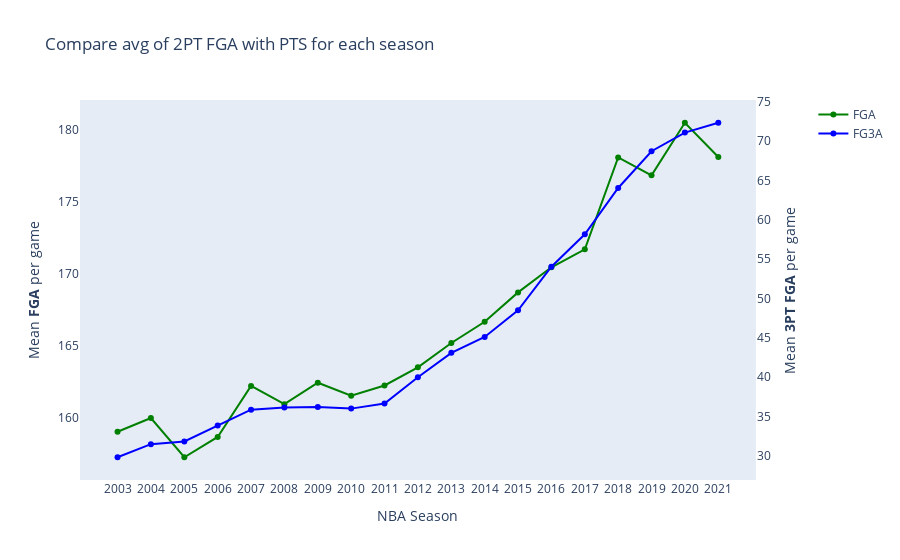

The notebook cell saved with this chart:
### Code cell
#To see if the game has become faster with increase in 3FGA attempts
fig = make_subplots(specs=[[{"secondary_y": True}]])

# Add traces
fig.add_trace(
    go.Scatter(x=df_corr2['SEASON'], y=df_corr['FGA'], name='FGA', line = dict(color='green')),
               secondary_y = False)

fig.add_trace(
    go.Scatter(x=df_corr2['SEASON'], y=df_corr['FG3A'], name = 'FG3A', line = dict(color='blue')),        
               secondary_y=True)

# Add figure title
fig.update_layout(
    title_text="Compare avg of 2PT FGA with PTS for each season", 
    xaxis = dict(
        tickmode = 'array',
        tickvals = np.arange(2003, 2022)), xaxis_tickformat = '%Y'

)

# Set x-axis title
fig.update_xaxes(title_text="NBA Season", showgrid = False)

    
# Set y-axes titles
fig.update_yaxes(title_text="Mean <b>FGA</b> per game", secondary_y=False, showgrid = False)
fig.update_yaxes(title_text="Mean <b>3PT FGA</b> per game", secondary_y=True, showgrid = False)
fig.write_html("C:/Users/edowi/OneDrive/Desktop/Charts/Avg_FGA_FG3A.html")
fig

### Figure 1 — Plotly figure (JSON) as saved in the notebook; plotly's stock layout.template omitted (floating-point values rounded to 4 significant figures)
{"data": [{"line": {"color": "green"}, "name": "FGA", "type": "scatter", "x": ["2003-01-01T00:00:00", "2004-01-01T00:00:00", "2005-01-01T00:00:00", "2006-01-01T00:00:00", "2007-01-01T00:00:00", "2008-01-01T00:00:00", "2009-01-01T00:00:00", "2010-01-01T00:00:00", "2011-01-01T00:00:00", "2012-01-01T00:00:00", "2013-01-01T00:00:00", "2014-01-01T00:00:00", "2015-01-01T00:00:00", "2016-01-01T00:00:00", "2017-01-01T00:00:00", "2018-01-01T00:00:00", "2019-01-01T00:00:00", "2020-01-01T00:00:00", "2021-01-01T00:00:00"], "xaxis": "x", "y": [159.1, 160, 157.3, 158.7, 162.2, 161.0, 162.4, 161.6, 162.3, 163.5, 165.2, 166.7, 168.7, 170.5, 171.7, 178.1, 176.8, 180.5, 178.1], "yaxis": "y"}, {"line": {"color": "blue"}, "name": "FG3A", "type": "scatter", "x": ["2003-01-01T00:00:00", "2004-01-01T00:00:00", "2005-01-01T00:00:00", "2006-01-01T00:00:00", "2007-01-01T00:00:00", "2008-01-01T00:00:00", "2009-01-01T00:00:00", "2010-01-01T00:00:00", "2011-01-01T00:00:00", "2012-01-01T00:00:00", "2013-01-01T00:00:00", "2014-01-01T00:00:00", "2015-01-01T00:00:00", "2016-01-01T00:00:00", "2017-01-01T00:00:00", "2018-01-01T00:00:00", "2019-01-01T00:00:00", "2020-01-01T00:00:00", "2021-01-01T00:00:00"], "xaxis": "x", "y": [29.82, 31.48, 31.82, 33.84, 35.87, 36.14, 36.22, 36, 36.65, 39.98, 43.09, 45.11, 48.49, 54.04, 58.16, 64.04, 68.71, 71.08, 72.33], "yaxis": "y2"}], "layout": {"title": {"text": "Compare avg of 2PT FGA with PTS for each season"}, "xaxis": {"anchor": "y", "domain": [0, 0.94], "showgrid": false, "tickformat": "%Y", "tickmode": "array", "tickvals": [2003, 2004, 2005, 2006, 2007, 2008, 2009, 2010, 2011, 2012, 2013, 2014, 2015, 2016, 2017, 2018, 2019, 2020, 2021], "title": {"text": "NBA Season"}}, "yaxis": {"anchor": "x", "domain": [0, 1], "showgrid": false, "title": {"text": "Mean <b>FGA</b> per game"}}, "yaxis2": {"anchor": "x", "overlaying": "y", "showgrid": false, "side": "right", "title": {"text": "Mean <b>3PT FGA</b> per game"}}}}
